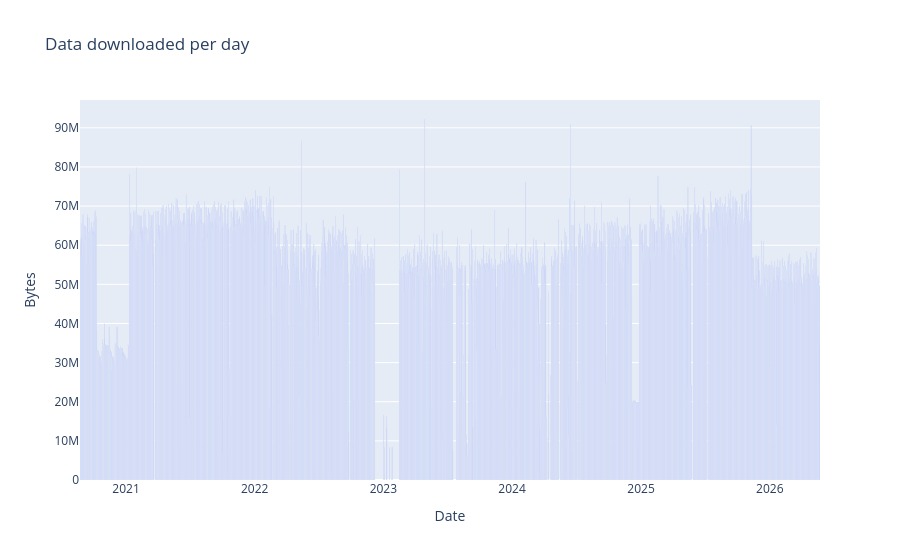

The cell this chart's notebook holds for it:
### Markdown cell above
## Bandwidth used

### Code cell
# https://plot.ly/python/bar-charts/

data = [Bar(
        x=grouped_df['date'],
        y=grouped_df['bytes']
    )]

layout = Layout(
        title='Data downloaded per day',
        xaxis=dict(
            title='Date'
        ),
        yaxis=dict(
            title='Bytes'
        )
    )

fig = Figure(data=data, layout=layout)

iplot(fig)

### Figure 1 — Plotly figure (JSON) as saved in the notebook; plotly's stock layout.template omitted (floating-point values rounded to 4 significant figures; data arrays with more than 128 entries replaced by an {"elided": "..."} marker saying what was removed)
{"data": [{"type": "bar", "x": {"elided": "1981 str values"}, "y": {"elided": "1981 int values"}}], "layout": {"title": {"text": "Data downloaded per day"}, "xaxis": {"title": {"text": "Date"}}, "yaxis": {"title": {"text": "Bytes"}}}}
